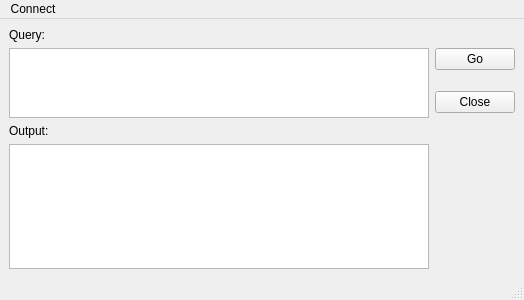
<?xml version="1.0" encoding="UTF-8"?>
<ui version="4.0">
 <class>MainWindow</class>
 <widget class="QMainWindow" name="MainWindow">
  <property name="geometry">
   <rect>
    <x>0</x>
    <y>0</y>
    <width>523</width>
    <height>300</height>
   </rect>
  </property>
  <property name="windowTitle">
   <string>ODBC Query Runner</string>
  </property>
  <property name="statusTip">
   <string/>
  </property>
  <widget class="QWidget" name="centralwidget">
   <layout class="QHBoxLayout" name="horizontalLayout">
    <item>
     <layout class="QVBoxLayout" name="verticalLayout">
      <item>
       <widget class="QLabel" name="label">
        <property name="text">
         <string>Query:</string>
        </property>
       </widget>
      </item>
      <item>
       <widget class="QTextEdit" name="qryText">
        <property name="minimumSize">
         <size>
          <width>420</width>
          <height>70</height>
         </size>
        </property>
        <property name="maximumSize">
         <size>
          <width>16777215</width>
          <height>130</height>
         </size>
        </property>
        <property name="font">
         <font>
          <pointsize>12</pointsize>
         </font>
        </property>
       </widget>
      </item>
      <item>
       <widget class="QLabel" name="label_2">
        <property name="text">
         <string>Output:</string>
        </property>
       </widget>
      </item>
      <item>
       <widget class="QTableWidget" name="tblResults">
        <property name="font">
         <font>
          <pointsize>10</pointsize>
         </font>
        </property>
       </widget>
      </item>
     </layout>
    </item>
    <item>
     <layout class="QVBoxLayout" name="verticalLayout_2" stretch="0,0,0,0,0">
      <item>
       <spacer name="verticalSpacer">
        <property name="orientation">
         <enum>Qt::Vertical</enum>
        </property>
        <property name="sizeType">
         <enum>QSizePolicy::Maximum</enum>
        </property>
        <property name="sizeHint" stdset="0">
         <size>
          <width>20</width>
          <height>20</height>
         </size>
        </property>
       </spacer>
      </item>
      <item>
       <widget class="QPushButton" name="goButton">
        <property name="text">
         <string>Go</string>
        </property>
       </widget>
      </item>
      <item>
       <spacer name="verticalSpacer_2">
        <property name="orientation">
         <enum>Qt::Vertical</enum>
        </property>
        <property name="sizeType">
         <enum>QSizePolicy::Maximum</enum>
        </property>
        <property name="sizeHint" stdset="0">
         <size>
          <width>20</width>
          <height>15</height>
         </size>
        </property>
       </spacer>
      </item>
      <item>
       <widget class="QPushButton" name="closeButton">
        <property name="text">
         <string>Close</string>
        </property>
       </widget>
      </item>
      <item>
       <spacer name="verticalSpacer_3">
        <property name="orientation">
         <enum>Qt::Vertical</enum>
        </property>
        <property name="sizeHint" stdset="0">
         <size>
          <width>20</width>
          <height>40</height>
         </size>
        </property>
       </spacer>
      </item>
     </layout>
    </item>
   </layout>
  </widget>
  <widget class="QMenuBar" name="menubar">
   <property name="geometry">
    <rect>
     <x>0</x>
     <y>0</y>
     <width>523</width>
     <height>21</height>
    </rect>
   </property>
   <widget class="QMenu" name="menuConnect">
    <property name="title">
     <string>Connect</string>
    </property>
    <addaction name="actionCustom_connection"/>
    <addaction name="separator"/>
   </widget>
   <addaction name="menuConnect"/>
  </widget>
  <widget class="QStatusBar" name="statusbar">
   <property name="toolTip">
    <string extracomment="tooltip"/>
   </property>
   <property name="statusTip">
    <string extracomment="statustip"/>
   </property>
  </widget>
  <action name="actionCustom_connection">
   <property name="text">
    <string>Custom connection</string>
   </property>
  </action>
 </widget>
 <resources/>
 <connections/>
</ui>
